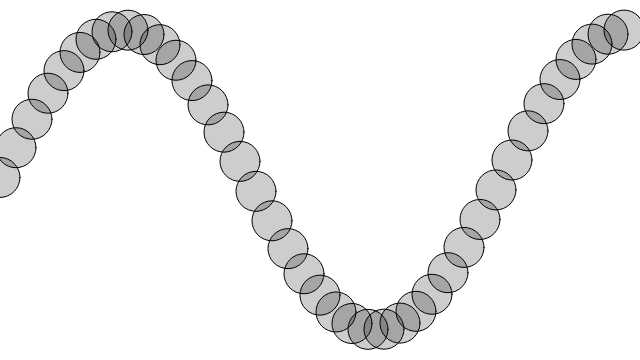
Frame 1 (no input)
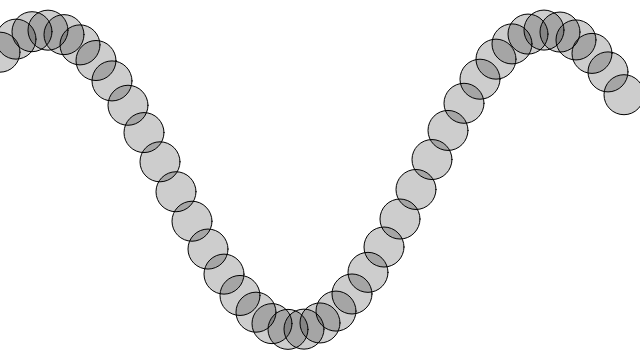
Frame 60 (no input)
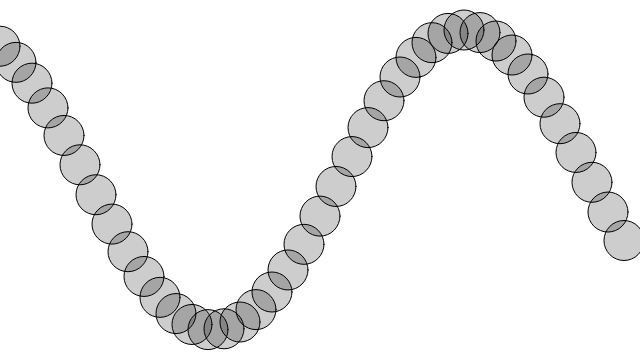
Frame 120 (the mouse pressed at the canvas centre since frame 60)

The p5.js sketch that drew these frames (run headless with seeded random() and noise() and a simulated clock; from frame 60 on, the mouse is pressed at the canvas centre):

// p5.js sketch
// ── sketch.js
let startAngle = 0;
let angleVel = 0.23;

function setup(){
  createCanvas(640, 360);
}

function draw(){
  background(255);
  startAngle += 0.017;
  let angle = startAngle;
  
  for(let x = 0; x < width; x+=16){
    let y = map(sin(angle), -1, 1, height-30, 30);
    stroke(0);
    fill(0, 50);
    strokeWeight(1);
    ellipse(x, y, 40, 40);
    angle+=0.2;
  }
}
